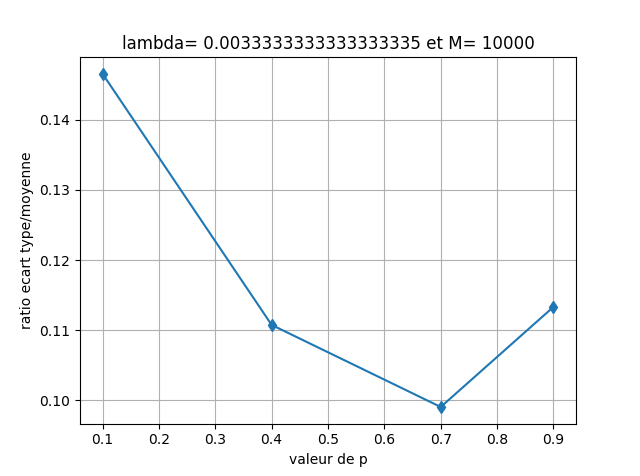

This figure's Python source:
import numpy as np
import matplotlib.pyplot as plt
import time

############;###################################################################
## Q2. IC associée de la probabilité obtenue par splitting + MCMC
###############################################################################
plt.close()

P0 = 10
T = 4*3600
la1 = 1/660
la2 = 1/110

N = [1,3]
P = [[1/2], [1/4,1/6,1/12]]

i=0

m = N[i]
p = P[i]

val = np.delete(np.arange(-m,m+1),m)
prob = np.concatenate([p[::-1],p])

pVecteur=[0.7]
pVecteur = [0.1,0.4,0.7, 0.9]
length_p = len(pVecteur)
LengthTrajVecteur=[int(1e4) for i in range(length_p)]

# la,K = 0.05,8
# pVecteur = [0.1, 0.5, 0.9]
# length_p = len(pVecteur)
# LengthTrajVecteur=[int(1e4) for i in np.arange(length_p)]


# Nombre de réalisations indépendantes de l'estimateur
NbrAlgo = 5


# Seuils successifs
BoundSplit = [2.0, -3.0, -5]
K = len(BoundSplit)
print("les seuils successifs envisagés pour le splitting sont \t")
print(BoundSplit)

## Fonction auxilliaire 
# à partir de 2 array de temps de sauts t1 et t2 et 2 arrays de taille de sauts j1 et j2 -> retourne l'array des temps de sauts ordonnés et la l'array des valeurs des sauts associés.

def fusion(t1,j1,t2,j2):
    newT, newJ = np.zeros(t1.size+t2.size), np.zeros(t1.size+t2.size)
    i, j=0, 0
    s=0
    while(i<t1.size or j<t2.size):
        if (i == t1.size):
            newT[s:]=t2[j:]
            newJ[s:]=j2[j:]
            j=t2.size
        elif(j == t2.size):
            newT[s:]=t1[i:]
            newJ[s:]=j1[i:]
            i=t1.size
        else:
            if(t1[i] > t2[j]):
                newT[s]=t2[j]
                newJ[s]=j2[j]
                j+=1
            else:
                newT[s]=t1[i]
                newJ[s]=j1[i]
                i+=1
        s+=1
    return([newT,newJ])

# Génération d'un array de taille n dont les éléments alternent entre j0 et -j0
def oscillator(j0,n):
    return np.array([j0*(-1)**i for i in np.arange(n)])

##
TempsDepart = time.time()

StockProbaEnd = np.zeros((length_p,NbrAlgo))
# Boucle sur les valeurs de p
for n_p in np.arange(length_p):
     p = pVecteur[n_p]
     LengthTraj = LengthTrajVecteur[n_p]
     print("Lorsque p = "+ str(p) +" et lambda = " + str(la))   
     plt.clf()
     
     # Boucle sur les differents runs independants
     for n_algo in np.arange(NbrAlgo):
        print("Run "+ str(n_algo+1)+ " sur " + str(NbrAlgo))
        
        ##----------
        # NIVEAU 1
        ##----------
        
        # Nombre de sauts sur [0,T], par points de la chaîne
        NbrJump = npr.poisson(lam=la*T,size=(1,LengthTraj))
        Frequence = np.zeros(LengthTraj+1,dtype=float)
        #Boucle pour simuler la chaine de Markov
        print("\t Chaine 1 sur "+ str(K))

        # Nombre de sauts sur [0,T], par points de la chaîne
        NbrJump1 = npr.poisson(T*la1,LengthTraj)
        NbrJump2 = npr.poisson(T*la2,LengthTraj)
        
        # Taille des sauts pour toutes les chaînes (1)
        JumpSize1 = npr.choice(val,size=np.sum(NbrJump1),p=prob)
        
        # Génération des chaînes (2)
        JumpSize2 = npr.choice([-1,1],size=LengthTraj)
        JumpSize2 = [oscillator(JumpSize2[i],NbrJump2[i]) for i in np.arange(LengthTraj)]
        
        # Temps de sauts sur [0,T], pour toutes les chaînes
        interval1 = np.cumsum(np.concatenate([np.arange(1), NbrJump1]))
        interval2 = np.cumsum(np.concatenate([np.arange(1), NbrJump2]))
        
        TimeJump1 = T*np.random.uniform(0,1,size=np.sum(NbrJump1))
        TimeJump2 = T*np.random.uniform(0,1,size=np.sum(NbrJump2))
        
        TimeJump1 = [np.sort(TimeJump1[interval1[i]:interval1[i+1]]) for i in np.arange(LengthTraj)]
        TimeJump2 = [np.sort(TimeJump2[interval2[i]:interval2[i+1]]) for i in np.arange(LengthTraj)]
        
        # Calcul des Prix min pour les M chaînes
        minP=np.array([min(P0+np.concatenate([np.arange(1),np.cumsum(fusion(TimeJump1[i], JumpSize1[interval1[i]:interval1[i+1]], TimeJump2[i], JumpSize2[i])[1])])) for i in np.arange(LengthTraj)])
        
        # Valeur initiale de la chaîne
        argmin = np.argwhere(minP<=BoundSplit[0])                     # indice des chaînes potentielles
        index = npr.choice(argmin.reshape(argmin.size))               # choix au hasard d'un indice
        TimeJump1 = TimeJump1[index]                                  # Temps de sauts (1)
        TimeJump2 = TimeJump2[index]                                  # Temps de sauts (2)
        JumpSize1 = JumpSize1[interval1[index]:interval1[index+1]]    # Taille de sauts
        JumpSize2 = JumpSize2[index]                                  # Taille de sauts
        
        PathPoissonInit = [TimeJump1,JumpSize1,TimeJump2,JumpSize2]     # Chaîne initiale
        
        #Affichage de l'estimateur de la proba pour ce niveau
        Frequence = np.concatenate([np.arange(1),np.cumsum(minP<=BoundSplit[0])/np.arange(1,LengthTraj+1)])
        ProbaEnd = Frequence[-1]
        print ("\t Pour le niveau 1, la proba estimée est " + str(ProbaEnd))
        
        # Visualisation de la consistance de l'estimateur
        plt.figure(1)
        plt.plot(Frequence, label="niveau 1") 
 
            
        ## BOUCLE pour les AUTRES NIVEAUX
        for n_level in (1+np.arange(K-1)):
            print("\t Chaine "+ str(n_level+1) + " sur " +str(K))
            PathPoisson = PathPoissonInit
                
            # Génération des chaînes (2) 
            NbrJump2 = npr.poisson(T*la2,LengthTraj)
            JumpSize2 = npr.choice([-1,1],size=LengthTraj)
            JumpSize2 = [oscillator(JumpSize2[i],NbrJump2[i]) for i in np.arange(LengthTraj)]
            interval2 = np.cumsum(np.concatenate([np.arange(1), NbrJump2]))
            TimeJump2 = T*np.random.uniform(0,1,size=np.sum(NbrJump2))
            TimeJump2 = [np.sort(TimeJump2[interval2[i]:interval2[i+1]]) for i in np.arange(LengthTraj)]
        
            Frequence = np.zeros(LengthTraj+1,dtype=float)
            RateAccept = np.zeros(LengthTraj+1,dtype=float)
            MinPath = np.zeros(LengthTraj+1,dtype=float)
            MinPath[0] = minP[index]
            
            for n_chain in np.arange(LengthTraj):        
                # Quels sauts sont conserves dans la première chaîne
                Conserve=np.random.uniform(0,1,size=PathPoisson[0].size)<=p
                JumpTimeConserve = PathPoisson[0][Conserve]
                JumpSizeConserve=PathPoisson[1][Conserve]
                
                # Combien en ajoute-t-on dans la première chaîne
                NbrAjoute = np.random.poisson((1-p)*la1*T)
                
                # Instants et tailles de sauts ajoutés dans la première chaîne
                NewTimeJump = np.sort(T*np.random.uniform(0,1,NbrAjoute))
                NewJumpSize = npr.choice(val,size=NbrAjoute,p=prob)
                
                # Processus candidat à être la nouvelle valeur de la chaine
                NewPathPoisson=fusion(JumpTimeConserve,JumpSizeConserve,NewTimeJump,NewJumpSize)
                        
                # Acceptation-rejet de ce candidat
                NewPrice = min(P0+np.concatenate([np.arange(1),np.cumsum(fusion(NewPathPoisson[0], NewPathPoisson[1], TimeJump2[n_chain], JumpSize2[n_chain])[1])]))
                
                if NewPrice <= BoundSplit[n_level-1]:    # on accepte
                    RateAccept[n_chain+1] = RateAccept[n_chain]+1   # update du taux d'acceptation-rejet
                    MinPath[n_chain+1]=NewPrice
                    NewPathPoisson.extend([TimeJump2[n_chain], JumpSize2[n_chain]])   
                    PathPoisson = NewPathPoisson # mise à jour de la chaine
                else:       # on refuse
                    MinPath[n_chain+1] = MinPath[n_chain]   #   stockage valeur minimale
                    RateAccept[n_chain+1] = RateAccept[n_chain] # update du taux d'acceptation-rejet
                
                # Calcul de l'estimateur de la probabilité
                if MinPath[n_chain+1]<=BoundSplit[n_level]:
                    Frequence[n_chain+1] = Frequence[n_chain]+1
                    PathPoissonInit = PathPoisson
                else:
                    Frequence[n_chain+1] = Frequence[n_chain]
            #
            # Affichage
            #
            NewProbaEnd = Frequence[-1]/LengthTraj
            ProbaEnd = ProbaEnd*NewProbaEnd
            print ("\t Pour le niveau " + str(n_level) +", la proba estimée est " + str(NewProbaEnd))    
            
            #Visulation de la consistance et de l'évoution du tax d'acceptation-rejet pour un run
            #if n_algo==1:
                ## Visualisation de la consistance de l'estimateur
                #plt.figure(1)
                #plt.plot(Frequence/(np.arange(LengthTraj+1)+1),label="niveau "+ str(n_level))  
                # Visualisation de l'évolution du taux d'acceptation-rejet
                #plt.figure(2)
                #plt.plot(RateAccept/(np.arange(LengthTraj+1)+1),label="niveau "+ str(n_level)) 
                    
        #plt.figure(1)
        #plt.title("Consistance des estimateurs des probabilites pour p= "+ str(p))
        #plt.legend(loc="best")
        #plt.grid()
        #plt.figure(2)
        #plt.title("Evolution du taux d'acceptation-rejet pour p= "+ str(p))
        #plt.legend(loc="best")
        #plt.grid()
    
        # Calcul de l'estimateur 
        #print("Run "+ str(n_algo+1)+": la proba de ruine estimée est " + str(ProbaEnd))
        StockProbaEnd[n_p,n_algo] = ProbaEnd
     print("La proba de ruine estimée est " + str(np.mean(StockProbaEnd[n_p,:])))
     print("IC asymptotique a 95% : +/- "+ str(np.std(StockProbaEnd[n_p,:])/np.sqrt(n_algo)))

TempsFin = time.time()
print("Durée d'exécution "+str(TempsFin-TempsDepart))

plt.clf()
   
plt.figure(1)
plt.title("Boxplot de " + str(NbrAlgo) +" estimateurs  pour lambda1= " +str(la1) + ", lambda2 = " + str(la2) + " et M= "+str(LengthTrajVecteur[0]))
plt.boxplot(np.transpose(StockProbaEnd), positions= [2*i+1 for i in np.arange(length_p)], labels = [str(x) for x in pVecteur])
plt.xlabel("valeur de p")
plt.ylabel("Valeur de l'estimateur")
#plt.savefig("Boxplot.lambda"+ str(la)+".M"+str(LengthTrajVecteur[0])+".pdf")

plt.figure(2)
M = np.mean(StockProbaEnd, axis=1)
S = np.std(StockProbaEnd, axis=1)
plt.plot(pVecteur, S/M, 'd-')
plt.xlabel("valeur de p")
plt.ylabel("ratio ecart type/moyenne")
plt.title("lambda= " +str(la)+ " et M= "+str(LengthTrajVecteur[0]))
plt.grid()
#plt.savefig("Ratios.lambda"+ str(la)+".M"+str(LengthTrajVecteur[0])+".pdf")


plt.show()
